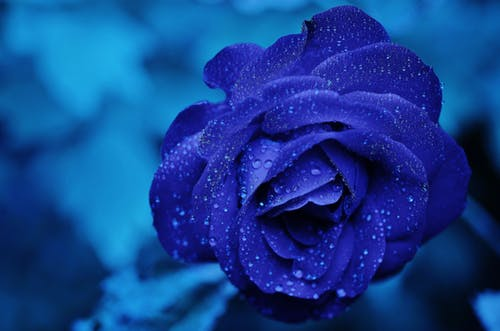
#> input picture Images/rose.jpg, 500 x 331 px, found by its file name
$ python local_thresholding.py
#> lines starting #> are read from the running program, lines starting #| are printed output that depends on the picture; after the words box and inside, x2 and y2 are one past the last pixel; in counts of white or black regions, pixels touching at a corner belong together
# -*- coding: utf-8 -*-
"""
Created on Wed Mar  4 11:13:25 2020

@author: hosna
"""
import numpy as np
from numpy import asarray
from PIL import Image
import matplotlib.pyplot as plt

def Local_thresholding(image_array, size,ratio):
     #print( len(thelist)- size + 1)
     #print( len(thelist[0]) - size + 1)
     new_array=np.ones(shape=(len(image_array),len(image_array[0])))

     for row  in range( len(image_array)- size + 1 ):
         for col  in range( len(image_array[0]) - size + 1 ):
             #for row1  in range( len(thelist)- size + 1 ):
             window=image_array[row:row+size,col:col+size]
             minm=window.min()
             maxm=window.max()
             #print(minm,maxm)
             threshold =minm+((maxm-minm)*ratio)
             #print(threshold)
             if window[0,0] < threshold:
                 new_array[row,col]=0
                 print('ok1')
                    #new_array.append(0)
                 #print ('t')
                #print('x')
             else:
                new_array[row,col]=1
                print('ok2')
# [6 lines of commented-out code are left out]
     print(new_array)
     plt.imshow(new_array, cmap = plt.get_cmap('gray'))

img = 'rose.jpg'
image = Image.open(img).convert('L')
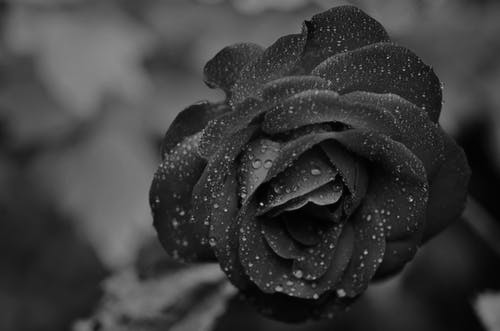
#> image: PIL image 500x331 L; min 0, max 205, mean 59.8

#image.show()

#read image as array to take size of image
pixels = asarray(image)
#pixels = pixels.astype('float32')
pixels = np.array(pixels)
#print(pixels)
Array=Local_thresholding(pixels,10 ,0.5)
#> in Local_thresholding, `new_array=np.ones(shape=(len(image_array),len(image_array[0])))`: new_array: shape (331, 500) float64; every value is 1
#> the loop in Local_thresholding, `for row  in range( len(image_array)- size + 1 ):` made 322 passes
#> (printed output is left out)
#> after the loop in Local_thresholding, `for row  in range( len(image_array)- size + 1 ):`:
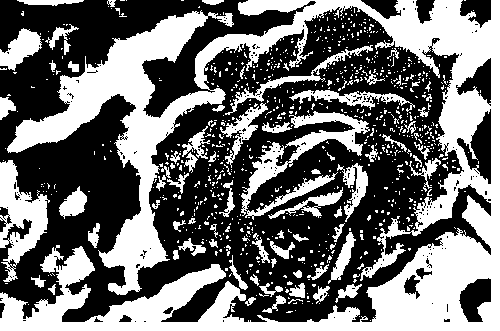
#> new_array: shape (331, 500) float64; values 0 (black) and 1 (white), 43.4% white; 855 white regions (779 under 20 px), largest, box (x1, y1, x2, y2) and area: (0, 0, 500, 331) 50744, (241, 111, 370, 220) 3371, (0, 160, 50, 282) 2831
#print(Array)

$ run again, with Images/trial_image.jpg copied over Images/rose.jpg
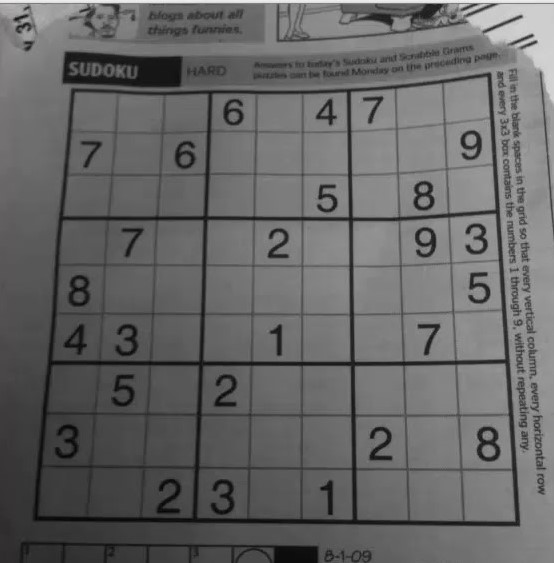
#> input picture Images/trial_image.jpg, 554 x 563 px, found by its file name
#> the loop in Local_thresholding, `for row  in range( len(image_array)- size + 1 ):` made 554 passes
#> (printed output is left out)
#> after the loop in Local_thresholding, `for row  in range( len(image_array)- size + 1 ):`:
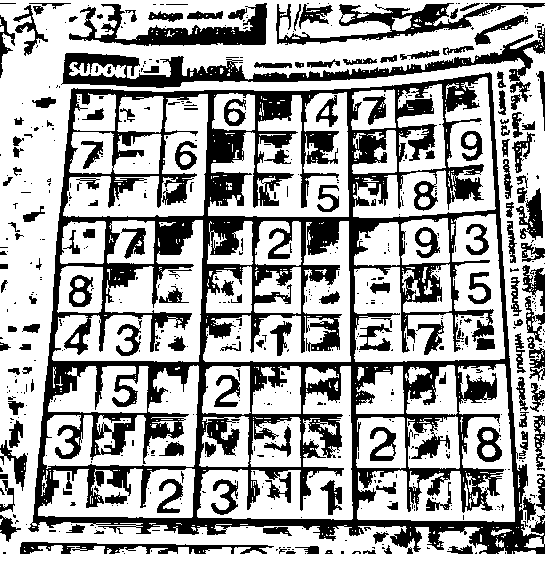
#> new_array: shape (563, 554) float64; values 0 (black) and 1 (white), 65.8% white; 634 black regions (471 under 20 px), largest, box (x1, y1, x2, y2) and area: (28, 72, 545, 554) 67583, (61, 24, 545, 102) 6180, (69, 3, 267, 46) 3194
